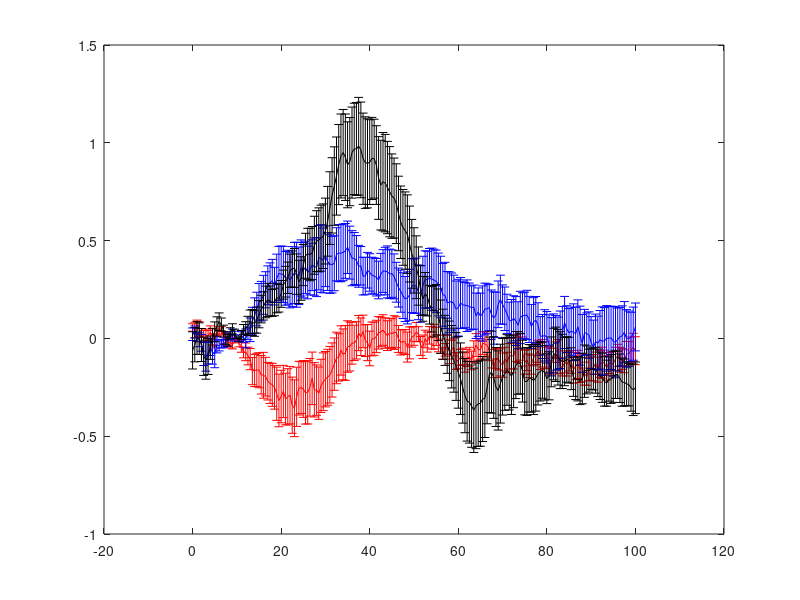

MATLAB code for this plot:
clear
load('rawExp4.mat');
time=rawExp4(:,1);
rawKO=rawExp4(:,2:8);
meanKO=mean(rawKO,2);
stdKO=std(rawKO,[],2)./sqrt(length(rawKO(1,:)));

rawCon=rawExp4(:,9:15);
meanCon=mean(rawCon,2);
stdCon=std(rawCon,[],2)./sqrt(length(rawCon(1,:)));

rawTxCon=rawExp4(:,16:23);
meanTxCon=mean(rawTxCon,2);
stdTxCon=std(rawTxCon,[],2)./sqrt(length(rawTxCon(1,:)));


figure(3)
errorbar(time,meanKO,stdKO,'r')
hold on
errorbar(time,meanCon,stdCon,'b')
errorbar(time,meanTxCon,stdTxCon,'k')
